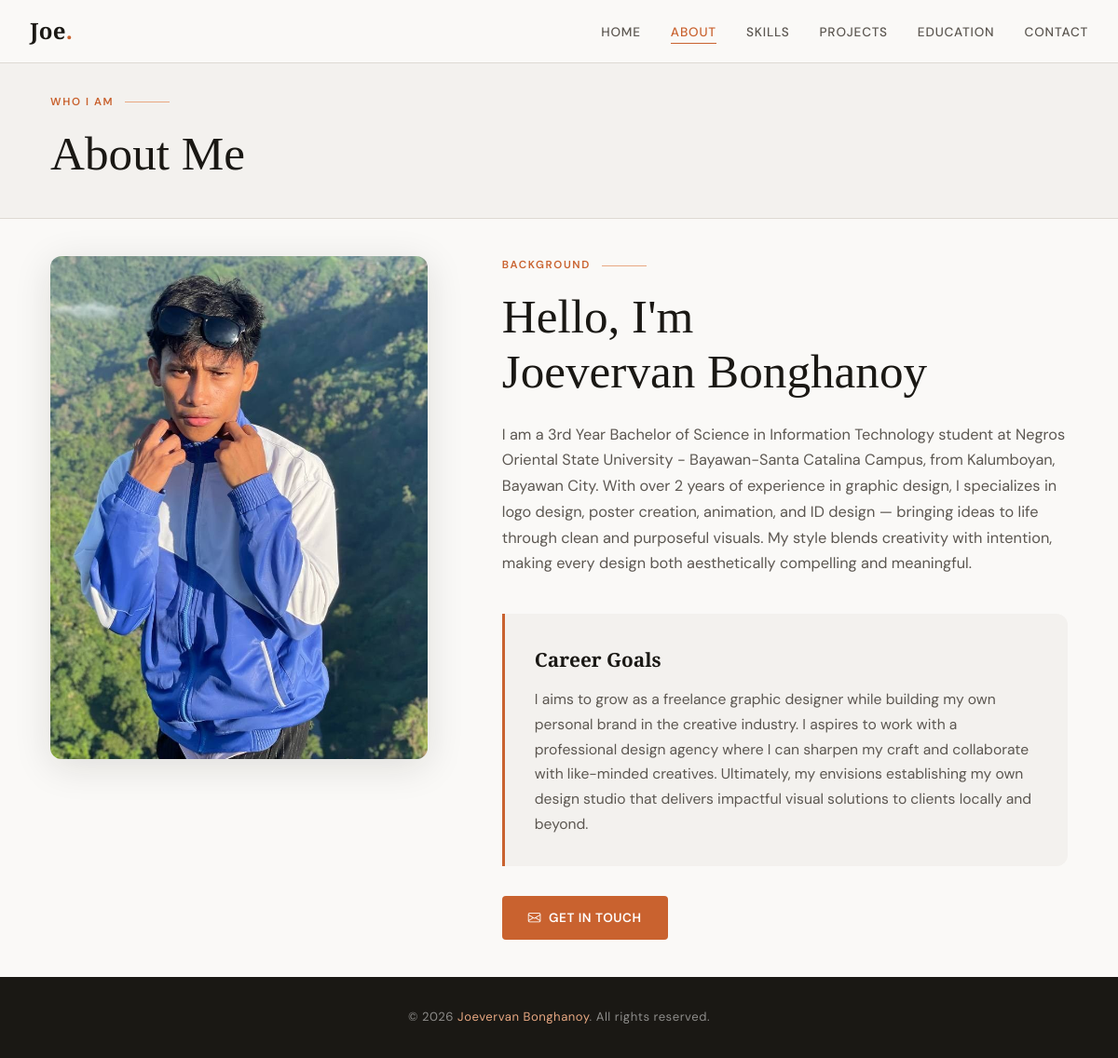
The page /about/ on the database its author committed.
### portfolio/models.py (models this page shows, shortened)
class Profile(models.Model):
    name = models.CharField(max_length=100)
    tagline = models.CharField(max_length=200)
    about = models.TextField()
    career_goals = models.TextField()
    email = models.EmailField()
    github = models.URLField(blank=True)
    linkedin = models.URLField(blank=True)
    facebook = models.URLField(blank=True)
    behance = models.URLField(blank=True)
    instagram = models.URLField(blank=True)
    twitter = models.URLField(blank=True)
    youtube = models.URLField(blank=True)
    tiktok = models.URLField(blank=True)
    photo = models.ImageField(upload_to='profile/', blank=True, null=True)
    class Meta:
        verbose_name = 'Profile'

### portfolio/views.py (the view)
# urls.py: path('about/',     views.about,     name='about'),
def about(request):
    profile = get_profile()
    return render(request, 'portfolio/about.html', {'profile': profile})

### portfolio/views.py (called while the page is built)
def get_profile():
    return Profile.objects.first()

### portfolio/templates/portfolio/about.html (shortened to what this page needs)
{% extends 'portfolio/base.html' %}
{% block content %}
<section class="page-hero">
  <div class="container">
    <div class="section-label">Who I Am</div>
    <h1 class="section-title">About Me</h1>
  </div>
</section>
<section class="section-pad">
  <div class="container">
    {% if profile %}
    <div class="about-grid">
      <div class="about-image-col">
        {% if profile.photo %}
          <img src="{{ profile.photo.url }}" alt="{{ profile.name }}" class="about-photo"/>
        {% else %}
          <div class="about-photo-placeholder">Add photo in admin</div>
        {% endif %}
      </div>
      <div class="about-body">
        <div class="section-label">Background</div>
        <h2 class="section-title">Hello, I'm<br>{{ profile.name }}</h2>
        <p>{{ profile.about }}</p>
        <div class="about-goals">
          <h4>Career Goals</h4>
          <p>{{ profile.career_goals }}</p>
        </div>
        <div style="margin-top:2rem;">
          <a href="{% url 'contact' %}" class="btn btn-primary">
            <i class="bi bi-envelope"></i> Get in Touch
          </a>
        </div>
      </div>
    </div>
    {% else %}
      <p style="color:var(--text3);">No profile added yet. Add it via the Admin panel.</p>
    {% endif %}
  </div>
</section>
{% endblock %}

### portfolio/templates/portfolio/base.html (shortened to what this page needs)
{% load static %}
<!DOCTYPE html>
<html lang="en">
<head>
  <link rel="stylesheet" href="{% static 'portfolio/css/style.css' %}"/>
  <link rel="stylesheet" href="https://cdnjs.cloudflare.com/ajax/libs/bootstrap-icons/1.11.3/font/bootstrap-icons.min.css"/>
</head>
<body>
<nav class="navbar">
  <a href="{% url 'home' %}" class="nav-brand">
    {% if profile %}{{ profile.name|slice:":3" }}<span>.</span>{% else %}Joe<span>.</span>{% endif %}
  </a>
  <ul class="nav-links">
    <li><a href="{% url 'home' %}">Home</a></li>
    <li><a href="{% url 'about' %}">About</a></li>
    <li><a href="{% url 'skills' %}">Skills</a></li>
    <li><a href="{% url 'projects' %}">Projects</a></li>
    <li><a href="{% url 'education' %}">Education</a></li>
    <li><a href="{% url 'contact' %}">Contact</a></li>
  </ul>
</nav>
{% block content %}{% endblock %}
<footer>
  <p>&copy; {% now "Y" %} <span>{% if profile %}{{ profile.name }}{% else %}Portfolio{% endif %}</span>. All rights reserved.</p>
</footer>
</body>
</html>

### portfolio/static/portfolio/css/style.css (style rules this page uses)
:root { --bg: #faf9f7; --bg2: #f3f1ee; --bg3: #ebe8e3; --text: #1a1814; --text2: #5c5751; --text3: #9c968f; --accent: #c9622f; --accent2: #e8a882; --border: #ddd9d3; --white: #ffffff; --shadow: 0 2px 20px rgba(26,24,20,.07); --shadow-lg: 0 8px 40px rgba(26,24,20,.12); --radius: 12px; --font-display: 'Cormorant Garamond', Georgia, serif; --font-body: 'DM Sans', sans-serif; }
*, *::before, *::after { box-sizing: border-box; margin: 0; padding: 0; }
html { scroll-behavior: smooth; }
body { font-family: var(--font-body); background: var(--bg); color: var(--text); font-size: 16px; line-height: 1.7; -webkit-font-smoothing: antialiased; }
img { max-width: 100%; display: block; }
a { text-decoration: none; color: inherit; }
.navbar { position: sticky; top: 0; z-index: 1000; background: rgba(250,249,247,.92); backdrop-filter: blur(12px); border-bottom: 1px solid var(--border); padding: 0 2rem; height: 68px; display: flex; align-items: center; justify-content: space-between; }
.nav-brand { font-family: var(--font-display); font-size: 1.5rem; font-weight: 600; color: var(--text); letter-spacing: .01em; }
.nav-brand span { color: var(--accent); }
.nav-links { display: flex; align-items: center; gap: 2rem; list-style: none; }
.nav-links a { font-size: .85rem; font-weight: 500; letter-spacing: .06em; text-transform: uppercase; color: var(--text2); transition: color .2s; position: relative; padding-bottom: 2px; }
.nav-links a::after { content: ''; position: absolute; bottom: -2px; left: 0; width: 0; height: 1px; background: var(--accent); transition: width .25s ease; }
.nav-links a:hover, .nav-links a.active { color: var(--accent); }
.nav-links a:hover::after, .nav-links a.active::after { width: 100%; }
.page-hero .container { padding: -2rem; }
.container { max-width: 1140px; margin: 0 auto; padding: 0 1.5rem; }
.section-pad { padding: 2.5rem 0; }
.section-label { display: flex; align-items: center; gap: .75rem; font-size: .72rem; font-weight: 600; letter-spacing: .14em; text-transform: uppercase; color: var(--accent); margin-bottom: 1rem; }
.section-label::after { content: ''; flex: 1; max-width: 48px; height: 1px; background: var(--accent2); }
.section-title { font-family: var(--font-display); font-size: clamp(2.2rem, 5vw, 3.2rem); font-weight: 300; line-height: 1.15; color: var(--text); margin-bottom: 1.5rem; }
.btn { display: inline-flex; align-items: center; gap: .5rem; padding: .75rem 1.75rem; border-radius: 4px; font-size: .85rem; font-weight: 600; letter-spacing: .04em; text-transform: uppercase; cursor: pointer; border: none; transition: all .25s; }
.btn-primary { background: var(--accent); color: var(--white); }
.page-hero { background: var(--bg2); border-bottom: 1px solid var(--border); padding: 2rem 0 2rem; }
.page-hero .section-title { margin-bottom: .5rem; }
.about-grid { display: grid; grid-template-columns: 1fr 1.5fr; gap: 5rem; align-items: start; }
.about-photo { width: 100%; aspect-ratio: 3/4; object-fit: cover; border-radius: var(--radius); box-shadow: var(--shadow-lg); }
.about-body p { color: var(--text2); margin-bottom: 1.25rem; font-size: 1.02rem; }
.about-goals { margin-top: 2.5rem; padding: 2rem; background: var(--bg2); border-left: 3px solid var(--accent); border-radius: 0 var(--radius) var(--radius) 0; }
.about-goals h4 { font-family: var(--font-display); font-size: 1.3rem; font-weight: 600; margin-bottom: .75rem; color: var(--text); }
.about-goals p { color: var(--text2); margin: 0; font-size: .98rem; }
footer { background: var(--text); color: rgba(255,255,255,.5); text-align: center; padding: 2rem 1.5rem; font-size: .82rem; letter-spacing: .04em; }
footer span { color: var(--accent2); }

### rows shown on the page
Profile: name "Joe", photo (picture), name "Joevervan Bonghanoy", about "I am a 3rd Year Bachelor of Science in Information Technology student at Negros Oriental State University - Bayawan-Santa Catalina Campus, from Kalumboyan, Bayawan City. With over 2 years of experience in graphic design, I specializes in logo design, poster creation, animation, and ID design — bringing ideas to life through clean and purposeful visuals. My style blends creativity with intention, making every design both aesthetically compelling and meaningful.", career_goals "I aims to grow as a freelance graphic designer while building my own personal brand in the creative industry. I aspires to work with a professional design agency where I can sharpen my craft and collaborate with like-minded creatives. Ultimately, my envisions establishing my own design studio that delivers impactful visual solutions to clients locally and beyond."
